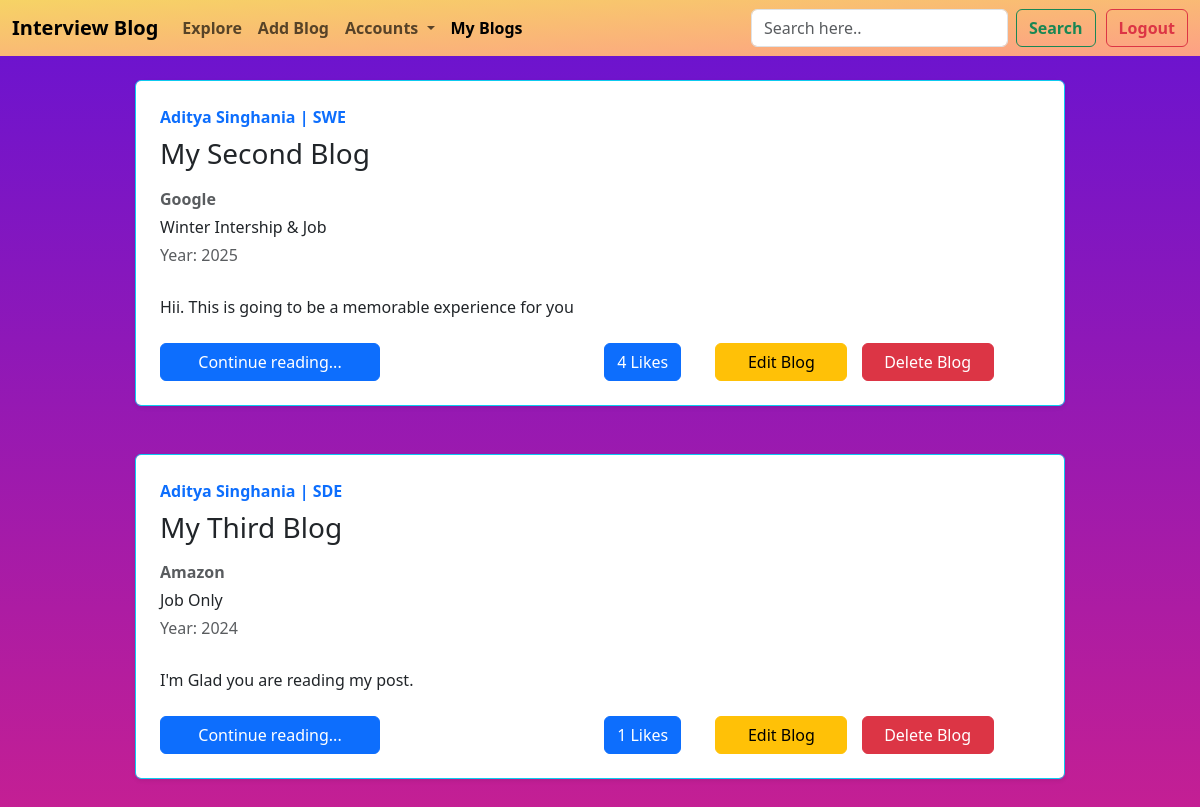
The page /myblogs/ (signed in) on the database its author committed.
### BlogApp/models.py (models this page shows, shortened)
class BlogPost(models.Model):
    post_id = models.AutoField(primary_key=True)
    blog_title = models.CharField(max_length=100,default="Read my first post")
    blog_content = models.TextField(default="..")
    company_name = models.CharField(max_length=50,default="")
    CHOICES = (('Summer Internship','Summer Intership'),('Winter Internship Only','Winter Intership Only'),('Winter Internship & Job','Winter Internship & Job'),('Job Only','Job Only'))
    job_offer_type = models.CharField(max_length=100, choices=CHOICES, default="Job Only")
    job_profile = models.CharField(max_length=50,default="")
    year = models.IntegerField()
    author = models.ForeignKey(User,on_delete=models.CASCADE,blank=True,null=True)
    bookmarks = models.ManyToManyField(User, default=None, blank=True, related_name='bookmarks')
    likes = models.ManyToManyField(User, default=None, blank=True, related_name='likes')

### BlogApp/views.py (the view)
# urls.py: path('myblogs/',views.myblogs, name="myblogs"),
def myblogs(request):
    author=request.user
    post = BlogPost.objects.filter(author=author)
    return render(request, 'myblogs.html', { 'post': post})

### BlogApp/templates/myblogs.html (shortened to what this page needs)
<!doctype html>
<html lang="en">
<head>
  <link href="https://cdn.jsdelivr.net/npm/bootstrap@5.3.0-alpha1/dist/css/bootstrap.min.css" rel="stylesheet"
>
</head>
<body>
  <nav class="navbar navbar-expand-lg"
    style=" background: linear-gradient(to right bottom, rgba(246, 211, 101, 1), rgba(253, 160, 133, 1)); ">
    <div class="container-fluid">
      <a class="navbar-brand" href="#" style=" font-weight:bold;">Interview Blog</a>
      <div class="collapse navbar-collapse" id="navbarSupportedContent">
        <ul class="navbar-nav me-auto mb-2 mb-lg-0">
          <li class="nav-item">
            <a class="nav-link " style=" font-weight:bold;" aria-current="page" href="{% url 'home' %}">Explore</a>
          </li>
          <li class="nav-item">
            <a class="nav-link" style=" font-weight:bold;" href="{% url 'addpost' %}">Add Blog</a>
          </li>
          <li class="nav-item dropdown">
            <a class="nav-link dropdown-toggle" style=" font-weight:bold;" href="#" role="button"
              data-bs-toggle="dropdown" aria-expanded="false">
              Accounts
            </a>
          </li>
          <li class="nav-item">
            <a class="nav-link active " style=" font-weight:bold;" href="{% url 'myblogs' %}">My Blogs</a>
          </li>
        </ul>
        <form class="d-flex" role="search" method="get" action="/search">
          <input class="form-control me-2" type="search" placeholder="Search here.." aria-label="Search" name="search"
            id="search">
          <button class="btn btn-outline-success" style=" font-weight:bold;" type="submit">Search</button>
        </form>
        <button class="btn btn-outline-danger" style=" font-weight:bold; margin-left: 10px;" type="submit">
          <a class="nav-link" style=" font-weight:bold;" href="{% url 'logout' %}">Logout</a>
        </button>
      </div>
    </div>
  </nav>
  <section class="vh-100">
    <div style="height: auto;">
      <div class="container my-4">
        {% for i in post %}
        <div class="col-md-10 offset-md-1">
          <div class="row g-0 border border-info rounded overflow-hidden flex-md-row mb-5 shadow-sm h-md-250 position-relative">
            <div class="col p-4 d-flex flex-column position-static bg-white ">
              <strong class="d-inline-block mb-2 text-primary">{{i.author.first_name}} {{i.author.last_name}} | {{i.job_profile}}</strong>
              <h3 class="mb-3">{{i.blog_title}}</h3>
              <div class="mb-1 text-muted" style="font-weight: bold;"> {{i.company_name}} </div>
              <p class="card-text mb-1">{{i.job_offer_type}}</p>
              <div class="mb-1 text-muted">Year: {{i.year}}</div>
              <br>
                        <p>{{i.blog_content|slice:100}}</p>
              <span>
                <a href="/viewpost/{{i.post_id}}" class=" btn btn-primary mt-2" role="button"
                  style="width: 25%;">Continue reading...</a>
                <button type="button" class="btn btn-primary mt-2" style="margin-left: 25%;">{{i.likes.count}}
                  Likes</button>
                <a href="/editpost/{{i.post_id}}" class=" btn btn-warning mt-2" style=" width: 15%;margin-left: 30px;"
                  role="button">Edit Blog</a>
                <a href="/deletepost/{{i.post_id}}" class=" btn btn-danger mt-2" role="button"
                  style="width: 15%; margin-left:10px">Delete Blog</a>
              </span>
            </div>
          </div>
        </div>
        {% endfor %}
      </div>
    </div>
  </section>
</body>
</html>

### BlogApp/templates/myblogs.html (style rules this page uses)
body { background: linear-gradient(to top, #cc208e 0%, #6713d2 100%); }

### rows shown on the page
BlogPost: author.first_name "Aditya", author.last_name "Singhania", job_profile "SWE", blog_title "My Second Blog", company_name "Google", job_offer_type "Winter Intership & Job", year "2025", blog_content "Hii. This is going to be a memorable experience for you", likes.count "4"
BlogPost: author.first_name "Aditya", author.last_name "Singhania", job_profile "SDE", blog_title "My Third Blog", company_name "Amazon", job_offer_type "Job Only", year "2024", blog_content "I'm Glad you are reading my post.", likes.count "1"
